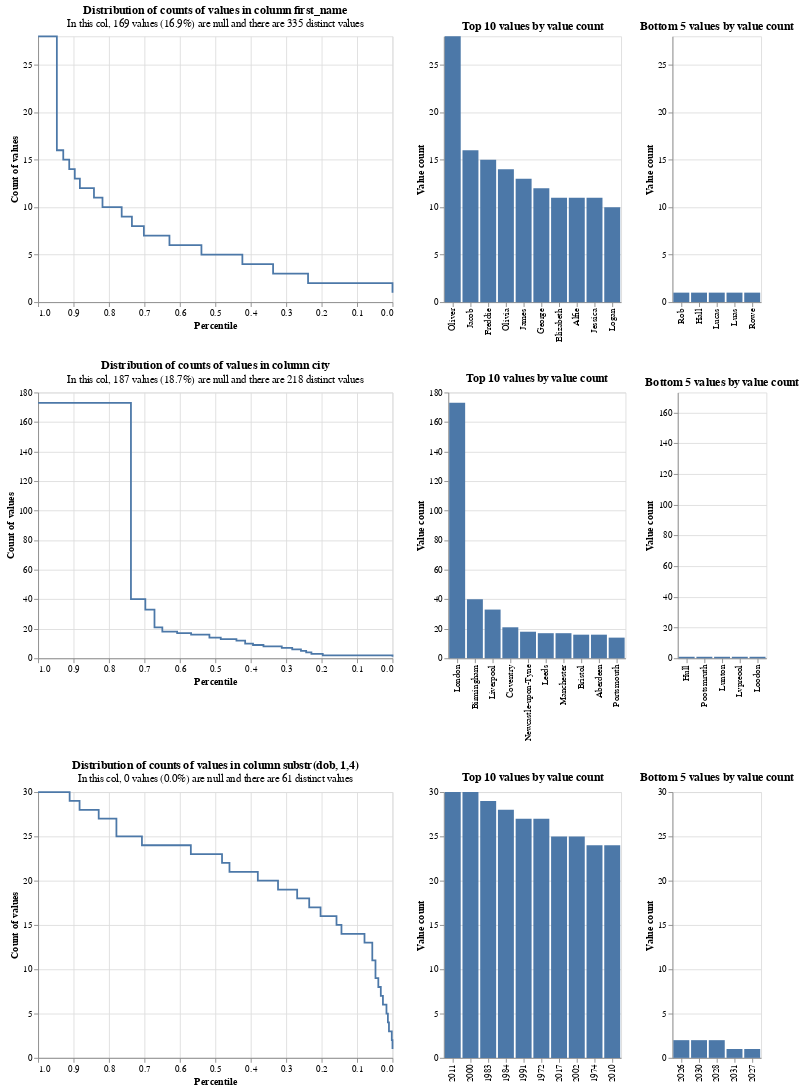

The notebook cell saved with this chart:
### Markdown cell above
The `profile_columns` method creates summary charts.  You may input column names (e.g. `first_name`), or arbitrary sql expressions like `concat(first_name, surname)`).

### Code cell
c = linker.profile_columns(["first_name", "city", "substr(dob, 1,4)"], top_n=10, bottom_n=5)

### Figure 1 — Vega-Lite specification as saved in the notebook (floating-point values rounded to 4 significant figures)
{"config": {"view": {"continuousWidth": 400, "continuousHeight": 300}}, "vconcat": [{"hconcat": [{"data": {"values": [{"percentile_ex_nulls": 0.9663, "percentile_inc_nulls": 0.972, "value_count": 28, "group_name": "first_name", "total_non_null_rows": 831, "total_rows_inc_nulls": 1000, "sum_tokens_in_value_count_group": 28.0, "distinct_value_count": 335}, {"percentile_ex_nulls": 0.9471, "percentile_inc_nulls": 0.956, "value_count": 16, "group_name": "first_name", "total_non_null_rows": 831, "total_rows_inc_nulls": 1000, "sum_tokens_in_value_count_group": 16.0, "distinct_value_count": 335}, {"percentile_ex_nulls": 0.929, "percentile_inc_nulls": 0.941, "value_count": 15, "group_name": "first_name", "total_non_null_rows": 831, "total_rows_inc_nulls": 1000, "sum_tokens_in_value_count_group": 15.0, "distinct_value_count": 335}, {"percentile_ex_nulls": 0.9122, "percentile_inc_nulls": 0.927, "value_count": 14, "group_name": "first_name", "total_non_null_rows": 831, "total_rows_inc_nulls": 1000, "sum_tokens_in_value_count_group": 14.0, "distinct_value_count": 335}, {"percentile_ex_nulls": 0.8965, "percentile_inc_nulls": 0.914, "value_count": 13, "group_name": "first_name", "total_non_null_rows": 831, "total_rows_inc_nulls": 1000, "sum_tokens_in_value_count_group": 13.0, "distinct_value_count": 335}, {"percentile_ex_nulls": 0.8821, "percentile_inc_nulls": 0.902, "value_count": 12, "group_name": "first_name", "total_non_null_rows": 831, "total_rows_inc_nulls": 1000, "sum_tokens_in_value_count_group": 12.0, "distinct_value_count": 335}, {"percentile_ex_nulls": 0.8424, "percentile_inc_nulls": 0.869, "value_count": 11, "group_name": "first_name", "total_non_null_rows": 831, "total_rows_inc_nulls": 1000, "sum_tokens_in_value_count_group": 33.0, "distinct_value_count": 335}, {"percentile_ex_nulls": 0.8183, "percentile_inc_nulls": 0.849, "value_count": 10, "group_name": "first_name", "total_non_null_rows": 831, "total_rows_inc_nulls": 1000, "sum_tokens_in_value_count_group": 20.0, "distinct_value_count": 335}, {"percentile_ex_nulls": 0.7641, "percentile_inc_nulls": 0.804, "value_count": 9, "group_name": "first_name", "total_non_null_rows": 831, "total_rows_inc_nulls": 1000, "sum_tokens_in_value_count_group": 45.0, "distinct_value_count": 335}, {"percentile_ex_nulls": 0.7353, "percentile_inc_nulls": 0.78, "value_count": 8, "group_name": "first_name", "total_non_null_rows": 831, "total_rows_inc_nulls": 1000, "sum_tokens_in_value_count_group": 24.0, "distinct_value_count": 335}, {"percentile_ex_nulls": 0.7016, "percentile_inc_nulls": 0.752, "value_count": 7, "group_name": "first_name", "total_non_null_rows": 831, "total_rows_inc_nulls": 1000, "sum_tokens_in_value_count_group": 28.0, "distinct_value_count": 335}, {"percentile_ex_nulls": 0.6294, "percentile_inc_nulls": 0.692, "value_count": 6, "group_name": "first_name", "total_non_null_rows": 831, "total_rows_inc_nulls": 1000, "sum_tokens_in_value_count_group": 60.0, "distinct_value_count": 335}, {"percentile_ex_nulls": 0.5391, "percentile_inc_nulls": 0.617, "value_count": 5, "group_name": "first_name", "total_non_null_rows": 831, "total_rows_inc_nulls": 1000, "sum_tokens_in_value_count_group": 75.0, "distinct_value_count": 335}, {"percentile_ex_nulls": 0.4236, "percentile_inc_nulls": 0.521, "value_count": 4, "group_name": "first_name", "total_non_null_rows": 831, "total_rows_inc_nulls": 1000, "sum_tokens_in_value_count_group": 96.0, "distinct_value_count": 335}, {"percentile_ex_nulls": 0.3369, "percentile_inc_nulls": 0.449, "value_count": 3, "group_name": "first_name", "total_non_null_rows": 831, "total_rows_inc_nulls": 1000, "sum_tokens_in_value_count_group": 72.0, "distinct_value_count": 335}, {"percentile_ex_nulls": 0.2383, "percentile_inc_nulls": 0.367, "value_count": 2, "group_name": "first_name", "total_non_null_rows": 831, "total_rows_inc_nulls": 1000, "sum_tokens_in_value_count_group": 82.0, "distinct_value_count": 335}, {"percentile_ex_nulls": 0.0, "percentile_inc_nulls": 0.169, "value_count": 1, "group_name": "first_name", "total_non_null_rows": 831, "total_rows_inc_nulls": 1000, "sum_tokens_in_value_count_group": 198.0, "distinct_value_count": 335}, {"percentile_ex_nulls": 1.0, "percentile_inc_nulls": 1.0, "value_count": 28, "group_name": "first_name", "total_non_null_rows": 831, "total_rows_inc_nulls": 1000, "sum_tokens_in_value_count_group": 28.0, "distinct_value_count": 335}]}, "mark": {"type": "line", "interpolate": "step-after"}, "encoding": {"x": {"type": "quantitative", "field": "percentile_ex_nulls", "sort": "descending", "title": "Percentile"}, "y": {"type": "quantitative", "field": "value_count", "title": "Count of values"}, "tooltip": [{"field": "value_count", "type": "quantitative"}, {"field": "percentile_ex_nulls", "type": "quantitative"}, {"field": "percentile_inc_nulls", "type": "quantitative"}, {"field": "total_non_null_rows", "type": "quantitative"}, {"field": "total_rows_inc_nulls", "type": "quantitative"}]}, "title": {"text": "Distribution of counts of values in column first_name", "subtitle": "In this col, 169 values (16.9%) are null and there are 335 distinct values"}}, {"data": {"values": [{"value_count": 28, "group_name": "first_name", "value": "Oliver", "total_non_null_rows": 831, "total_rows_inc_nulls": 1000, "distinct_value_count": 335}, {"value_count": 16, "group_name": "first_name", "value": "Jacob", "total_non_null_rows": 831, "total_rows_inc_nulls": 1000, "distinct_value_count": 335}, {"value_count": 15, "group_name": "first_name", "value": "Freddie", "total_non_null_rows": 831, "total_rows_inc_nulls": 1000, "distinct_value_count": 335}, {"value_count": 14, "group_name": "first_name", "value": "Olivia", "total_non_null_rows": 831, "total_rows_inc_nulls": 1000, "distinct_value_count": 335}, {"value_count": 13, "group_name": "first_name", "value": "James", "total_non_null_rows": 831, "total_rows_inc_nulls": 1000, "distinct_value_count": 335}, {"value_count": 12, "group_name": "first_name", "value": "George", "total_non_null_rows": 831, "total_rows_inc_nulls": 1000, "distinct_value_count": 335}, {"value_count": 11, "group_name": "first_name", "value": "Elizabeth", "total_non_null_rows": 831, "total_rows_inc_nulls": 1000, "distinct_value_count": 335}, {"value_count": 11, "group_name": "first_name", "value": "Alfie", "total_non_null_rows": 831, "total_rows_inc_nulls": 1000, "distinct_value_count": 335}, {"value_count": 11, "group_name": "first_name", "value": "Jessica", "total_non_null_rows": 831, "total_rows_inc_nulls": 1000, "distinct_value_count": 335}, {"value_count": 10, "group_name": "first_name", "value": "Logan", "total_non_null_rows": 831, "total_rows_inc_nulls": 1000, "distinct_value_count": 335}]}, "mark": "bar", "encoding": {"x": {"type": "nominal", "field": "value", "sort": "-y", "title": null}, "y": {"type": "quantitative", "field": "value_count", "title": "Value count"}, "tooltip": [{"field": "value", "type": "nominal"}, {"field": "value_count", "type": "quantitative"}, {"field": "total_non_null_rows", "type": "quantitative"}, {"field": "total_rows_inc_nulls", "type": "quantitative"}]}, "title": "Top 10 values by value count"}, {"data": {"values": [{"value_count": 1, "group_name": "first_name", "value": "Rob", "total_non_null_rows": 831, "total_rows_inc_nulls": 1000, "distinct_value_count": 335}, {"value_count": 1, "group_name": "first_name", "value": "Hall", "total_non_null_rows": 831, "total_rows_inc_nulls": 1000, "distinct_value_count": 335}, {"value_count": 1, "group_name": "first_name", "value": "Lucas", "total_non_null_rows": 831, "total_rows_inc_nulls": 1000, "distinct_value_count": 335}, {"value_count": 1, "group_name": "first_name", "value": "Luas", "total_non_null_rows": 831, "total_rows_inc_nulls": 1000, "distinct_value_count": 335}, {"value_count": 1, "group_name": "first_name", "value": "Rowe", "total_non_null_rows": 831, "total_rows_inc_nulls": 1000, "distinct_value_count": 335}]}, "mark": "bar", "encoding": {"x": {"type": "nominal", "field": "value", "sort": "-y", "title": null}, "y": {"type": "quantitative", "field": "value_count", "title": "Value count", "scale": {"domain": [0, 28]}}, "tooltip": [{"field": "value", "type": "nominal"}, {"field": "value_count", "type": "quantitative"}, {"field": "total_non_null_rows", "type": "quantitative"}, {"field": "total_rows_inc_nulls", "type": "quantitative"}]}, "title": "Bottom 5 values by value count"}]}, {"hconcat": [{"data": {"values": [{"percentile_ex_nulls": 0.7872, "percentile_inc_nulls": 0.827, "value_count": 173, "group_name": "city", "total_non_null_rows": 813, "total_rows_inc_nulls": 1000, "sum_tokens_in_value_count_group": 173.0, "distinct_value_count": 218}, {"percentile_ex_nulls": 0.738, "percentile_inc_nulls": 0.787, "value_count": 40, "group_name": "city", "total_non_null_rows": 813, "total_rows_inc_nulls": 1000, "sum_tokens_in_value_count_group": 40.0, "distinct_value_count": 218}, {"percentile_ex_nulls": 0.6974, "percentile_inc_nulls": 0.754, "value_count": 33, "group_name": "city", "total_non_null_rows": 813, "total_rows_inc_nulls": 1000, "sum_tokens_in_value_count_group": 33.0, "distinct_value_count": 218}, {"percentile_ex_nulls": 0.6716, "percentile_inc_nulls": 0.733, "value_count": 21, "group_name": "city", "total_non_null_rows": 813, "total_rows_inc_nulls": 1000, "sum_tokens_in_value_count_group": 21.0, "distinct_value_count": 218}, {"percentile_ex_nulls": 0.6494, "percentile_inc_nulls": 0.715, "value_count": 18, "group_name": "city", "total_non_null_rows": 813, "total_rows_inc_nulls": 1000, "sum_tokens_in_value_count_group": 18.0, "distinct_value_count": 218}, {"percentile_ex_nulls": 0.6076, "percentile_inc_nulls": 0.681, "value_count": 17, "group_name": "city", "total_non_null_rows": 813, "total_rows_inc_nulls": 1000, "sum_tokens_in_value_count_group": 34.0, "distinct_value_count": 218}, {"percentile_ex_nulls": 0.5683, "percentile_inc_nulls": 0.649, "value_count": 16, "group_name": "city", "total_non_null_rows": 813, "total_rows_inc_nulls": 1000, "sum_tokens_in_value_count_group": 32.0, "distinct_value_count": 218}, {"percentile_ex_nulls": 0.5166, "percentile_inc_nulls": 0.607, "value_count": 14, "group_name": "city", "total_non_null_rows": 813, "total_rows_inc_nulls": 1000, "sum_tokens_in_value_count_group": 42.0, "distinct_value_count": 218}, {"percentile_ex_nulls": 0.4846, "percentile_inc_nulls": 0.581, "value_count": 13, "group_name": "city", "total_non_null_rows": 813, "total_rows_inc_nulls": 1000, "sum_tokens_in_value_count_group": 26.0, "distinct_value_count": 218}, {"percentile_ex_nulls": 0.4403, "percentile_inc_nulls": 0.545, "value_count": 12, "group_name": "city", "total_non_null_rows": 813, "total_rows_inc_nulls": 1000, "sum_tokens_in_value_count_group": 36.0, "distinct_value_count": 218}, {"percentile_ex_nulls": 0.4157, "percentile_inc_nulls": 0.525, "value_count": 10, "group_name": "city", "total_non_null_rows": 813, "total_rows_inc_nulls": 1000, "sum_tokens_in_value_count_group": 20.0, "distinct_value_count": 218}, {"percentile_ex_nulls": 0.3936, "percentile_inc_nulls": 0.507, "value_count": 9, "group_name": "city", "total_non_null_rows": 813, "total_rows_inc_nulls": 1000, "sum_tokens_in_value_count_group": 18.0, "distinct_value_count": 218}, {"percentile_ex_nulls": 0.3641, "percentile_inc_nulls": 0.483, "value_count": 8, "group_name": "city", "total_non_null_rows": 813, "total_rows_inc_nulls": 1000, "sum_tokens_in_value_count_group": 24.0, "distinct_value_count": 218}, {"percentile_ex_nulls": 0.3124, "percentile_inc_nulls": 0.441, "value_count": 7, "group_name": "city", "total_non_null_rows": 813, "total_rows_inc_nulls": 1000, "sum_tokens_in_value_count_group": 42.0, "distinct_value_count": 218}, {"percentile_ex_nulls": 0.2829, "percentile_inc_nulls": 0.417, "value_count": 6, "group_name": "city", "total_non_null_rows": 813, "total_rows_inc_nulls": 1000, "sum_tokens_in_value_count_group": 24.0, "distinct_value_count": 218}, {"percentile_ex_nulls": 0.2583, "percentile_inc_nulls": 0.397, "value_count": 5, "group_name": "city", "total_non_null_rows": 813, "total_rows_inc_nulls": 1000, "sum_tokens_in_value_count_group": 20.0, "distinct_value_count": 218}, {"percentile_ex_nulls": 0.2435, "percentile_inc_nulls": 0.385, "value_count": 4, "group_name": "city", "total_non_null_rows": 813, "total_rows_inc_nulls": 1000, "sum_tokens_in_value_count_group": 12.0, "distinct_value_count": 218}, {"percentile_ex_nulls": 0.2288, "percentile_inc_nulls": 0.373, "value_count": 3, "group_name": "city", "total_non_null_rows": 813, "total_rows_inc_nulls": 1000, "sum_tokens_in_value_count_group": 12.0, "distinct_value_count": 218}, {"percentile_ex_nulls": 0.1968, "percentile_inc_nulls": 0.347, "value_count": 2, "group_name": "city", "total_non_null_rows": 813, "total_rows_inc_nulls": 1000, "sum_tokens_in_value_count_group": 26.0, "distinct_value_count": 218}, {"percentile_ex_nulls": 0.0, "percentile_inc_nulls": 0.187, "value_count": 1, "group_name": "city", "total_non_null_rows": 813, "total_rows_inc_nulls": 1000, "sum_tokens_in_value_count_group": 160.0, "distinct_value_count": 218}, {"percentile_ex_nulls": 1.0, "percentile_inc_nulls": 1.0, "value_count": 173, "group_name": "city", "total_non_null_rows": 813, "total_rows_inc_nulls": 1000, "sum_tokens_in_value_count_group": 173.0, "distinct_value_count": 218}]}, "mark": {"type": "line", "interpolate": "step-after"}, "encoding": {"x": {"type": "quantitative", "field": "percentile_ex_nulls", "sort": "descending", "title": "Percentile"}, "y": {"type": "quantitative", "field": "value_count", "title": "Count of values"}, "tooltip": [{"field": "value_count", "type": "quantitative"}, {"field": "percentile_ex_nulls", "type": "quantitative"}, {"field": "percentile_inc_nulls", "type": "quantitative"}, {"field": "total_non_null_rows", "type": "quantitative"}, {"field": "total_rows_inc_nulls", "type": "quantitative"}]}, "title": {"text": "Distribution of counts of values in column city", "subtitle": "In this col, 187 values (18.7%) are null and there are 218 distinct values"}}, {"data": {"values": [{"value_count": 173, "group_name": "city", "value": "London", "total_non_null_rows": 813, "total_rows_inc_nulls": 1000, "distinct_value_count": 218}, {"value_count": 40, "group_name": "city", "value": "Birmingham", "total_non_null_rows": 813, "total_rows_inc_nulls": 1000, "distinct_value_count": 218}, {"value_count": 33, "group_name": "city", "value": "Liverpool", "total_non_null_rows": 813, "total_rows_inc_nulls": 1000, "distinct_value_count": 218}, {"value_count": 21, "group_name": "city", "value": "Coventry", "total_non_null_rows": 813, "total_rows_inc_nulls": 1000, "distinct_value_count": 218}, {"value_count": 18, "group_name": "city", "value": "Newcastle-upon-Tyne", "total_non_null_rows": 813, "total_rows_inc_nulls": 1000, "distinct_value_count": 218}, {"value_count": 17, "group_name": "city", "value": "Leeds", "total_non_null_rows": 813, "total_rows_inc_nulls": 1000, "distinct_value_count": 218}, {"value_count": 17, "group_name": "city", "value": "Manchester", "total_non_null_rows": 813, "total_rows_inc_nulls": 1000, "distinct_value_count": 218}, {"value_count": 16, "group_name": "city", "value": "Bristol", "total_non_null_rows": 813, "total_rows_inc_nulls": 1000, "distinct_value_count": 218}, {"value_count": 16, "group_name": "city", "value": "Aberdeen", "total_non_null_rows": 813, "total_rows_inc_nulls": 1000, "distinct_value_count": 218}, {"value_count": 14, "group_name": "city", "value": "Portsmouth", "total_non_null_rows": 813, "total_rows_inc_nulls": 1000, "distinct_value_count": 218}]}, "mark": "bar", "encoding": {"x": {"type": "nominal", "field": "value", "sort": "-y", "title": null}, "y": {"type": "quantitative", "field": "value_count", "title": "Value count"}, "tooltip": [{"field": "value", "type": "nominal"}, {"field": "value_count", "type": "quantitative"}, {"field": "total_non_null_rows", "type": "quantitative"}, {"field": "total_rows_inc_nulls", "type": "quantitative"}]}, "title": "Top 10 values by value count"}, {"data": {"values": [{"value_count": 1, "group_name": "city", "value": "Hull", "total_non_null_rows": 813, "total_rows_inc_nulls": 1000, "distinct_value_count": 218}, {"value_count": 1, "group_name": "city", "value": "Pootsmruth", "total_non_null_rows": 813, "total_rows_inc_nulls": 1000, "distinct_value_count": 218}, {"value_count": 1, "group_name": "city", "value": "Lunton", "total_non_null_rows": 813, "total_rows_inc_nulls": 1000, "distinct_value_count": 218}, {"value_count": 1, "group_name": "city", "value": "Lvpreool", "total_non_null_rows": 813, "total_rows_inc_nulls": 1000, "distinct_value_count": 218}, {"value_count": 1, "group_name": "city", "value": "Loodon", "total_non_null_rows": 813, "total_rows_inc_nulls": 1000, "distinct_value_count": 218}]}, "mark": "bar", "encoding": {"x": {"type": "nominal", "field": "value", "sort": "-y", "title": null}, "y": {"type": "quantitative", "field": "value_count", "title": "Value count", "scale": {"domain": [0, 173]}}, "tooltip": [{"field": "value", "type": "nominal"}, {"field": "value_count", "type": "quantitative"}, {"field": "total_non_null_rows", "type": "quantitative"}, {"field": "total_rows_inc_nulls", "type": "quantitative"}]}, "title": "Bottom 5 values by value count"}]}, {"hconcat": [{"data": {"values": [{"percentile_ex_nulls": 0.94, "percentile_inc_nulls": 0.94, "value_count": 30, "group_name": "substr(dob, 1,4)", "total_non_null_rows": 1000, "total_rows_inc_nulls": 1000, "sum_tokens_in_value_count_group": 60.0, "distinct_value_count": 61}, {"percentile_ex_nulls": 0.911, "percentile_inc_nulls": 0.911, "value_count": 29, "group_name": "substr(dob, 1,4)", "total_non_null_rows": 1000, "total_rows_inc_nulls": 1000, "sum_tokens_in_value_count_group": 29.0, "distinct_value_count": 61}, {"percentile_ex_nulls": 0.883, "percentile_inc_nulls": 0.883, "value_count": 28, "group_name": "substr(dob, 1,4)", "total_non_null_rows": 1000, "total_rows_inc_nulls": 1000, "sum_tokens_in_value_count_group": 28.0, "distinct_value_count": 61}, {"percentile_ex_nulls": 0.829, "percentile_inc_nulls": 0.829, "value_count": 27, "group_name": "substr(dob, 1,4)", "total_non_null_rows": 1000, "total_rows_inc_nulls": 1000, "sum_tokens_in_value_count_group": 54.0, "distinct_value_count": 61}, {"percentile_ex_nulls": 0.779, "percentile_inc_nulls": 0.779, "value_count": 25, "group_name": "substr(dob, 1,4)", "total_non_null_rows": 1000, "total_rows_inc_nulls": 1000, "sum_tokens_in_value_count_group": 50.0, "distinct_value_count": 61}, {"percentile_ex_nulls": 0.707, "percentile_inc_nulls": 0.707, "value_count": 24, "group_name": "substr(dob, 1,4)", "total_non_null_rows": 1000, "total_rows_inc_nulls": 1000, "sum_tokens_in_value_count_group": 72.0, "distinct_value_count": 61}, {"percentile_ex_nulls": 0.569, "percentile_inc_nulls": 0.569, "value_count": 23, "group_name": "substr(dob, 1,4)", "total_non_null_rows": 1000, "total_rows_inc_nulls": 1000, "sum_tokens_in_value_count_group": 138.0, "distinct_value_count": 61}, {"percentile_ex_nulls": 0.481, "percentile_inc_nulls": 0.481, "value_count": 22, "group_name": "substr(dob, 1,4)", "total_non_null_rows": 1000, "total_rows_inc_nulls": 1000, "sum_tokens_in_value_count_group": 88.0, "distinct_value_count": 61}, {"percentile_ex_nulls": 0.46, "percentile_inc_nulls": 0.46, "value_count": 21, "group_name": "substr(dob, 1,4)", "total_non_null_rows": 1000, "total_rows_inc_nulls": 1000, "sum_tokens_in_value_count_group": 21.0, "distinct_value_count": 61}, {"percentile_ex_nulls": 0.38, "percentile_inc_nulls": 0.38, "value_count": 20, "group_name": "substr(dob, 1,4)", "total_non_null_rows": 1000, "total_rows_inc_nulls": 1000, "sum_tokens_in_value_count_group": 80.0, "distinct_value_count": 61}, {"percentile_ex_nulls": 0.323, "percentile_inc_nulls": 0.323, "value_count": 19, "group_name": "substr(dob, 1,4)", "total_non_null_rows": 1000, "total_rows_inc_nulls": 1000, "sum_tokens_in_value_count_group": 57.0, "distinct_value_count": 61}, {"percentile_ex_nulls": 0.269, "percentile_inc_nulls": 0.269, "value_count": 18, "group_name": "substr(dob, 1,4)", "total_non_null_rows": 1000, "total_rows_inc_nulls": 1000, "sum_tokens_in_value_count_group": 54.0, "distinct_value_count": 61}, {"percentile_ex_nulls": 0.235, "percentile_inc_nulls": 0.235, "value_count": 17, "group_name": "substr(dob, 1,4)", "total_non_null_rows": 1000, "total_rows_inc_nulls": 1000, "sum_tokens_in_value_count_group": 34.0, "distinct_value_count": 61}, {"percentile_ex_nulls": 0.203, "percentile_inc_nulls": 0.203, "value_count": 16, "group_name": "substr(dob, 1,4)", "total_non_null_rows": 1000, "total_rows_inc_nulls": 1000, "sum_tokens_in_value_count_group": 32.0, "distinct_value_count": 61}, {"percentile_ex_nulls": 0.158, "percentile_inc_nulls": 0.158, "value_count": 15, "group_name": "substr(dob, 1,4)", "total_non_null_rows": 1000, "total_rows_inc_nulls": 1000, "sum_tokens_in_value_count_group": 45.0, "distinct_value_count": 61}, {"percentile_ex_nulls": 0.144, "percentile_inc_nulls": 0.144, "value_count": 14, "group_name": "substr(dob, 1,4)", "total_non_null_rows": 1000, "total_rows_inc_nulls": 1000, "sum_tokens_in_value_count_group": 14.0, "distinct_value_count": 61}, {"percentile_ex_nulls": 0.079, "percentile_inc_nulls": 0.079, "value_count": 13, "group_name": "substr(dob, 1,4)", "total_non_null_rows": 1000, "total_rows_inc_nulls": 1000, "sum_tokens_in_value_count_group": 65.0, "distinct_value_count": 61}, {"percentile_ex_nulls": 0.057, "percentile_inc_nulls": 0.057, "value_count": 11, "group_name": "substr(dob, 1,4)", "total_non_null_rows": 1000, "total_rows_inc_nulls": 1000, "sum_tokens_in_value_count_group": 22.0, "distinct_value_count": 61}, {"percentile_ex_nulls": 0.048, "percentile_inc_nulls": 0.048, "value_count": 9, "group_name": "substr(dob, 1,4)", "total_non_null_rows": 1000, "total_rows_inc_nulls": 1000, "sum_tokens_in_value_count_group": 9.0, "distinct_value_count": 61}, {"percentile_ex_nulls": 0.04, "percentile_inc_nulls": 0.04, "value_count": 8, "group_name": "substr(dob, 1,4)", "total_non_null_rows": 1000, "total_rows_inc_nulls": 1000, "sum_tokens_in_value_count_group": 8.0, "distinct_value_count": 61}, {"percentile_ex_nulls": 0.033, "percentile_inc_nulls": 0.033, "value_count": 7, "group_name": "substr(dob, 1,4)", "total_non_null_rows": 1000, "total_rows_inc_nulls": 1000, "sum_tokens_in_value_count_group": 7.0, "distinct_value_count": 61}, {"percentile_ex_nulls": 0.027, "percentile_inc_nulls": 0.027, "value_count": 6, "group_name": "substr(dob, 1,4)", "total_non_null_rows": 1000, "total_rows_inc_nulls": 1000, "sum_tokens_in_value_count_group": 6.0, "distinct_value_count": 61}, {"percentile_ex_nulls": 0.017, "percentile_inc_nulls": 0.017, "value_count": 5, "group_name": "substr(dob, 1,4)", "total_non_null_rows": 1000, "total_rows_inc_nulls": 1000, "sum_tokens_in_value_count_group": 10.0, "distinct_value_count": 61}, {"percentile_ex_nulls": 0.013, "percentile_inc_nulls": 0.013, "value_count": 4, "group_name": "substr(dob, 1,4)", "total_non_null_rows": 1000, "total_rows_inc_nulls": 1000, "sum_tokens_in_value_count_group": 4.0, "distinct_value_count": 61}, {"percentile_ex_nulls": 0.01, "percentile_inc_nulls": 0.01, "value_count": 3, "group_name": "substr(dob, 1,4)", "total_non_null_rows": 1000, "total_rows_inc_nulls": 1000, "sum_tokens_in_value_count_group": 3.0, "distinct_value_count": 61}, {"percentile_ex_nulls": 0.002, "percentile_inc_nulls": 0.002, "value_count": 2, "group_name": "substr(dob, 1,4)", "total_non_null_rows": 1000, "total_rows_inc_nulls": 1000, "sum_tokens_in_value_count_group": 8.0, "distinct_value_count": 61}, {"percentile_ex_nulls": 0.0, "percentile_inc_nulls": 0.0, "value_count": 1, "group_name": "substr(dob, 1,4)", "total_non_null_rows": 1000, "total_rows_inc_nulls": 1000, "sum_tokens_in_value_count_group": 2.0, "distinct_value_count": 61}, {"percentile_ex_nulls": 1.0, "percentile_inc_nulls": 1.0, "value_count": 30, "group_name": "substr(dob, 1,4)", "total_non_null_rows": 1000, "total_rows_inc_nulls": 1000, "sum_tokens_in_value_count_group": 60.0, "distinct_value_count": 61}]}, "mark": {"type": "line", "interpolate": "step-after"}, "encoding": {"x": {"type": "quantitative", "field": "percentile_ex_nulls", "sort": "descending", "title": "Percentile"}, "y": {"type": "quantitative", "field": "value_count", "title": "Count of values"}, "tooltip": [{"field": "value_count", "type": "quantitative"}, {"field": "percentile_ex_nulls", "type": "quantitative"}, {"field": "percentile_inc_nulls", "type": "quantitative"}, {"field": "total_non_null_rows", "type": "quantitative"}, {"field": "total_rows_inc_nulls", "type": "quantitative"}]}, "title": {"text": "Distribution of counts of values in column substr(dob, 1,4)", "subtitle": "In this col, 0 values (0.0%) are null and there are 61 distinct values"}}, {"data": {"values": [{"value_count": 30, "group_name": "substr(dob, 1,4)", "value": "2011", "total_non_null_rows": 1000, "total_rows_inc_nulls": 1000, "distinct_value_count": 61}, {"value_count": 30, "group_name": "substr(dob, 1,4)", "value": "2000", "total_non_null_rows": 1000, "total_rows_inc_nulls": 1000, "distinct_value_count": 61}, {"value_count": 29, "group_name": "substr(dob, 1,4)", "value": "1983", "total_non_null_rows": 1000, "total_rows_inc_nulls": 1000, "distinct_value_count": 61}, {"value_count": 28, "group_name": "substr(dob, 1,4)", "value": "1984", "total_non_null_rows": 1000, "total_rows_inc_nulls": 1000, "distinct_value_count": 61}, {"value_count": 27, "group_name": "substr(dob, 1,4)", "value": "1991", "total_non_null_rows": 1000, "total_rows_inc_nulls": 1000, "distinct_value_count": 61}, {"value_count": 27, "group_name": "substr(dob, 1,4)", "value": "1972", "total_non_null_rows": 1000, "total_rows_inc_nulls": 1000, "distinct_value_count": 61}, {"value_count": 25, "group_name": "substr(dob, 1,4)", "value": "2017", "total_non_null_rows": 1000, "total_rows_inc_nulls": 1000, "distinct_value_count": 61}, {"value_count": 25, "group_name": "substr(dob, 1,4)", "value": "2002", "total_non_null_rows": 1000, "total_rows_inc_nulls": 1000, "distinct_value_count": 61}, {"value_count": 24, "group_name": "substr(dob, 1,4)", "value": "1974", "total_non_null_rows": 1000, "total_rows_inc_nulls": 1000, "distinct_value_count": 61}, {"value_count": 24, "group_name": "substr(dob, 1,4)", "value": "2010", "total_non_null_rows": 1000, "total_rows_inc_nulls": 1000, "distinct_value_count": 61}]}, "mark": "bar", "encoding": {"x": {"type": "nominal", "field": "value", "sort": "-y", "title": null}, "y": {"type": "quantitative", "field": "value_count", "title": "Value count"}, "tooltip": [{"field": "value", "type": "nominal"}, {"field": "value_count", "type": "quantitative"}, {"field": "total_non_null_rows", "type": "quantitative"}, {"field": "total_rows_inc_nulls", "type": "quantitative"}]}, "title": "Top 10 values by value count"}, {"data": {"values": [{"value_count": 1, "group_name": "substr(dob, 1,4)", "value": "2031", "total_non_null_rows": 1000, "total_rows_inc_nulls": 1000, "distinct_value_count": 61}, {"value_count": 1, "group_name": "substr(dob, 1,4)", "value": "2027", "total_non_null_rows": 1000, "total_rows_inc_nulls": 1000, "distinct_value_count": 61}, {"value_count": 2, "group_name": "substr(dob, 1,4)", "value": "2026", "total_non_null_rows": 1000, "total_rows_inc_nulls": 1000, "distinct_value_count": 61}, {"value_count": 2, "group_name": "substr(dob, 1,4)", "value": "2030", "total_non_null_rows": 1000, "total_rows_inc_nulls": 1000, "distinct_value_count": 61}, {"value_count": 2, "group_name": "substr(dob, 1,4)", "value": "2028", "total_non_null_rows": 1000, "total_rows_inc_nulls": 1000, "distinct_value_count": 61}]}, "mark": "bar", "encoding": {"x": {"type": "nominal", "field": "value", "sort": "-y", "title": null}, "y": {"type": "quantitative", "field": "value_count", "title": "Value count", "scale": {"domain": [0, 30]}}, "tooltip": [{"field": "value", "type": "nominal"}, {"field": "value_count", "type": "quantitative"}, {"field": "total_non_null_rows", "type": "quantitative"}, {"field": "total_rows_inc_nulls", "type": "quantitative"}]}, "title": "Bottom 5 values by value count"}]}], "$schema": "https://vega.github.io/schema/vega-lite/v4.8.1.json"}
